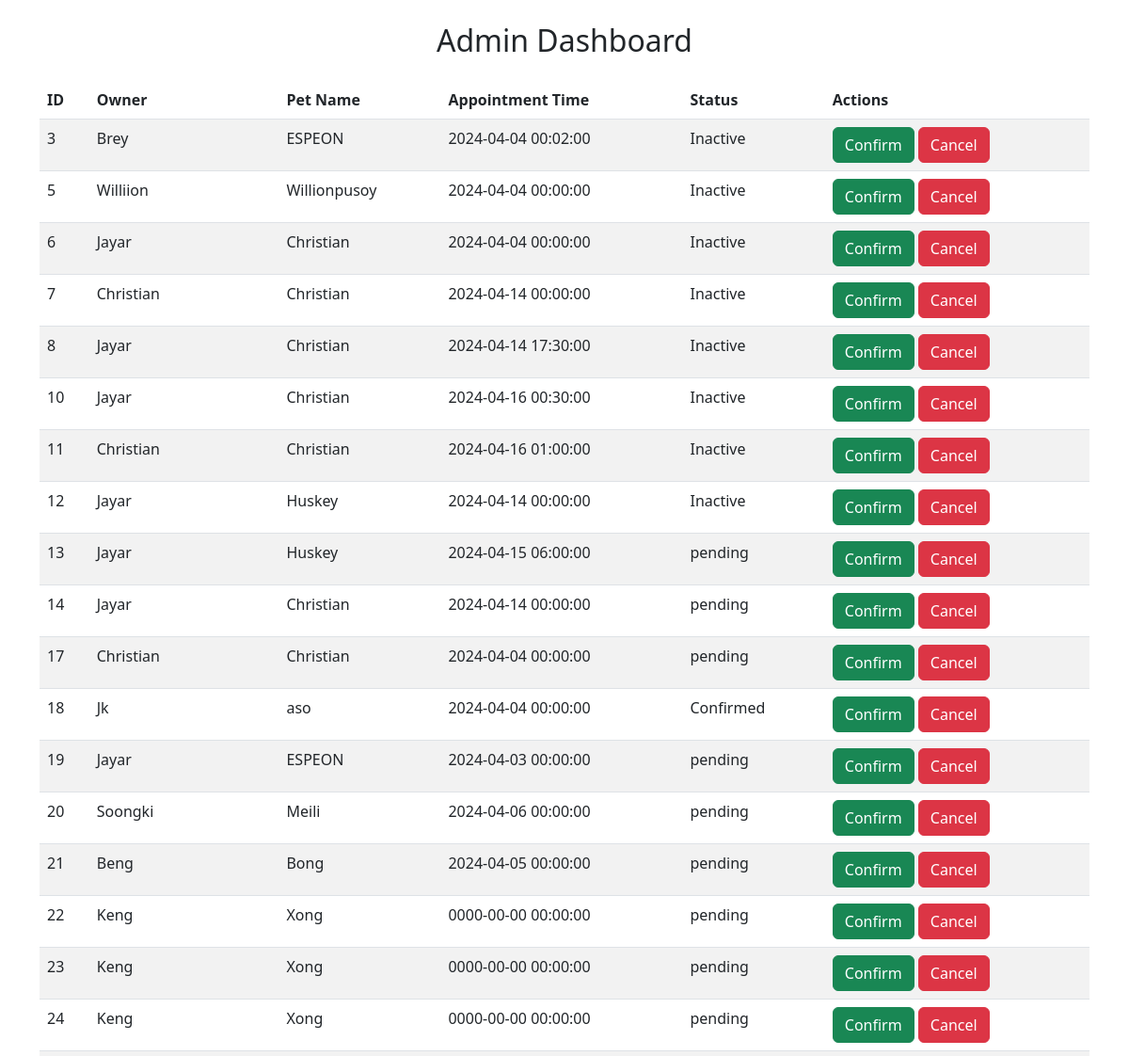
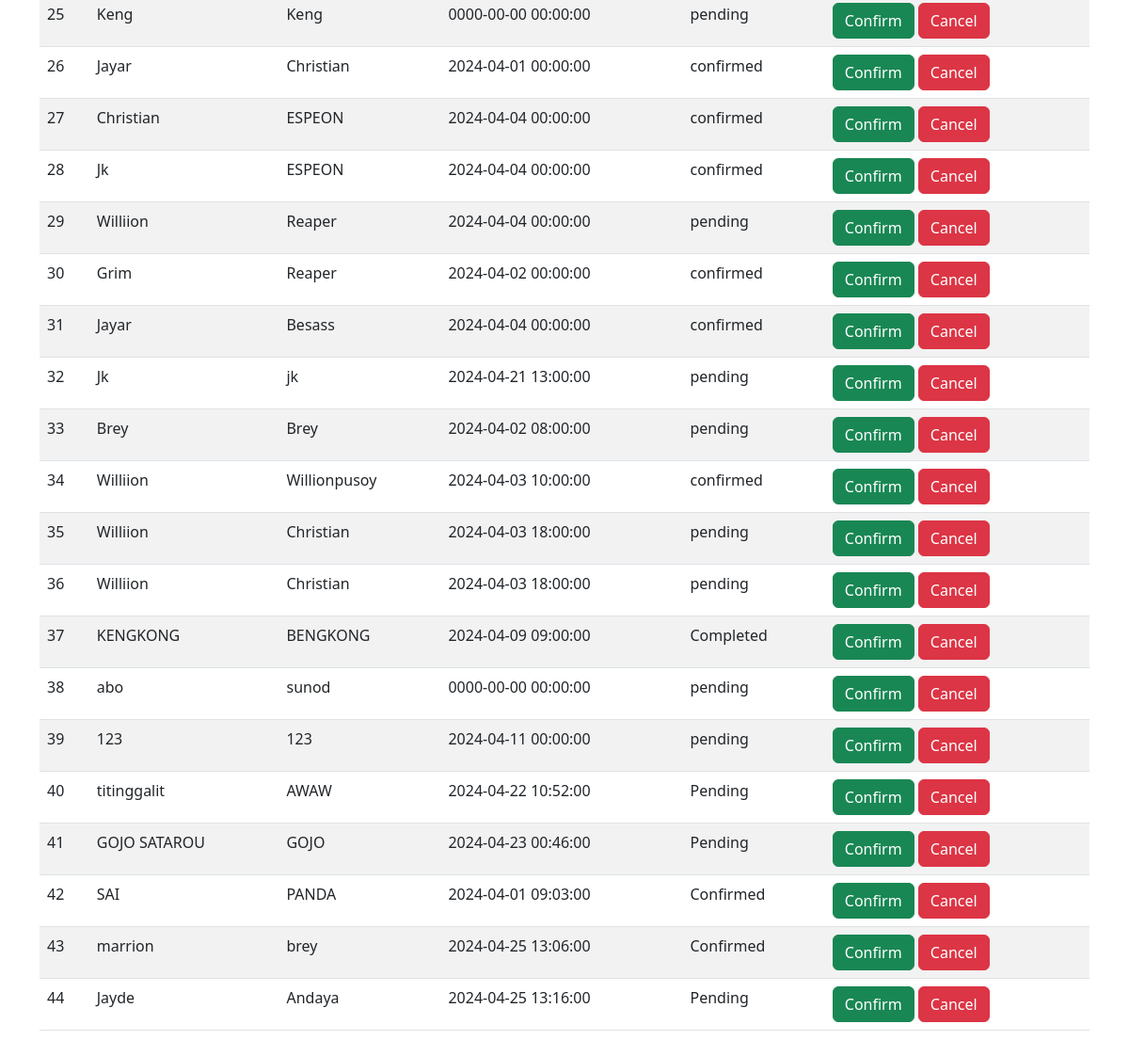
The page /calendar/appointmentlist.php on the database its author committed (2 pictures, top to bottom).
### tables this page shows
CREATE TABLE `appointments` (
  `id` int(11) NOT NULL,
  `owner_name` varchar(255) NOT NULL,
  `pet_name` varchar(255) NOT NULL,
  `appointment_type` varchar(100) NOT NULL,
  `appointment_time` datetime NOT NULL,
  `contact_info` varchar(255) NOT NULL,
  `status` varchar(100) NOT NULL
);

### calendar/appointmentlist.php (the view, shortened to what this page needs)
<?php
require '../calendar/db_connection.php';
$stmt = $conn->prepare("SELECT * FROM appointments");
$stmt->execute();
$appointments = $stmt->fetchAll(PDO::FETCH_ASSOC);
?>
<!DOCTYPE html>
<html lang="en">
<head>
    <link href="https://cdnjs.cloudflare.com/ajax/libs/bootstrap/5.3.0/css/bootstrap.min.css" rel="stylesheet">
</head>
<body>
    <div class="container py-4">
        <h2 class="text-center mb-4">Admin Dashboard</h2>
        <table class="table table-striped">
            <thead>
                <tr>
                    <th>ID</th>
                    <th>Owner</th>
                    <th>Pet Name</th>
                    <th>Appointment Time</th>
                    <th>Status</th>
                    <th>Actions</th>
                </tr>
            </thead>
            <tbody>
                <?php foreach ($appointments as $appointment): ?>
                <tr>
                    <td><?php echo htmlspecialchars($appointment['id']); ?></td>
                    <td><?php echo htmlspecialchars($appointment['owner_name']); ?></td>
                    <td><?php echo htmlspecialchars($appointment['pet_name']); ?></td>
                    <td><?php echo htmlspecialchars($appointment['appointment_time']); ?></td>
                    <td><?php echo htmlspecialchars($appointment['status']); ?></td>
                    <td>
                        <form method="POST">
                            <button type="submit" name="update" class="btn btn-success" onclick="this.form.new_status.value='confirmed';">Confirm</button>
                            <button type="submit" name="update" class="btn btn-danger" onclick="this.form.new_status.value='cancelled';">Cancel</button>
                        </form>
                    </td>
                </tr>
                <?php endforeach; ?>
            </tbody>
        </table>
    </div>
</body>
</html>

### rows shown on the page
appointments: id "3", owner_name "Brey", pet_name "ESPEON", appointment_time "2024-04-04 00:02:00", status "Inactive"
appointments: id "5", owner_name "Williion", pet_name "Willionpusoy", appointment_time "2024-04-04 00:00:00", status "Inactive"
appointments: id "6", owner_name "Jayar", pet_name "Christian", appointment_time "2024-04-04 00:00:00", status "Inactive"
appointments: id "7", owner_name "Christian", pet_name "Christian", appointment_time "2024-04-14 00:00:00", status "Inactive"
appointments: id "8", owner_name "Jayar", pet_name "Christian", appointment_time "2024-04-14 17:30:00", status "Inactive"
appointments: id "10", owner_name "Jayar", pet_name "Christian", appointment_time "2024-04-16 00:30:00", status "Inactive"
appointments: id "11", owner_name "Christian", pet_name "Christian", appointment_time "2024-04-16 01:00:00", status "Inactive"
appointments: id "12", owner_name "Jayar", pet_name "Huskey", appointment_time "2024-04-14 00:00:00", status "Inactive"
appointments: id "13", owner_name "Jayar", pet_name "Huskey", appointment_time "2024-04-15 06:00:00", status "pending"
appointments: id "14", owner_name "Jayar", pet_name "Christian", appointment_time "2024-04-14 00:00:00", status "pending"
appointments: id "17", owner_name "Christian", pet_name "Christian", appointment_time "2024-04-04 00:00:00", status "pending"
appointments: id "18", owner_name "Jk", pet_name "aso", appointment_time "2024-04-04 00:00:00", status "Confirmed"
appointments: id "19", owner_name "Jayar", pet_name "ESPEON", appointment_time "2024-04-03 00:00:00", status "pending"
appointments: id "20", owner_name "Soongki", pet_name "Meili", appointment_time "2024-04-06 00:00:00", status "pending"
appointments: id "21", owner_name "Beng", pet_name "Bong", appointment_time "2024-04-05 00:00:00", status "pending"
appointments: id "22", owner_name "Keng", pet_name "Xong", appointment_time "0000-00-00 00:00:00", status "pending"
appointments: id "23", owner_name "Keng", pet_name "Xong", appointment_time "0000-00-00 00:00:00", status "pending"
appointments: id "24", owner_name "Keng", pet_name "Xong", appointment_time "0000-00-00 00:00:00", status "pending"
appointments: id "25", owner_name "Keng", pet_name "Keng", appointment_time "0000-00-00 00:00:00", status "pending"
appointments: id "26", owner_name "Jayar", pet_name "Christian", appointment_time "2024-04-01 00:00:00", status "confirmed"
appointments: id "27", owner_name "Christian", pet_name "ESPEON", appointment_time "2024-04-04 00:00:00", status "confirmed"
appointments: id "28", owner_name "Jk", pet_name "ESPEON", appointment_time "2024-04-04 00:00:00", status "confirmed"
appointments: id "29", owner_name "Williion", pet_name "Reaper", appointment_time "2024-04-04 00:00:00", status "pending"
appointments: id "30", owner_name "Grim", pet_name "Reaper", appointment_time "2024-04-02 00:00:00", status "confirmed"
appointments: id "31", owner_name "Jayar", pet_name "Besass", appointment_time "2024-04-04 00:00:00", status "confirmed"
appointments: id "32", owner_name "Jk", pet_name "jk", appointment_time "2024-04-21 13:00:00", status "pending"
appointments: id "33", owner_name "Brey", pet_name "Brey", appointment_time "2024-04-02 08:00:00", status "pending"
appointments: id "34", owner_name "Williion", pet_name "Willionpusoy", appointment_time "2024-04-03 10:00:00", status "confirmed"
appointments: id "35", owner_name "Williion", pet_name "Christian", appointment_time "2024-04-03 18:00:00", status "pending"
appointments: id "36", owner_name "Williion", pet_name "Christian", appointment_time "2024-04-03 18:00:00", status "pending"
appointments: id "37", owner_name "KENGKONG", pet_name "BENGKONG", appointment_time "2024-04-09 09:00:00", status "Completed"
appointments: id "38", owner_name "abo", pet_name "sunod", appointment_time "0000-00-00 00:00:00", status "pending"
appointments: id "39", owner_name "123", pet_name "123", appointment_time "2024-04-11 00:00:00", status "pending"
appointments: id "40", owner_name "titinggalit", pet_name "AWAW", appointment_time "2024-04-22 10:52:00", status "Pending"
appointments: id "41", owner_name "GOJO SATAROU", pet_name "GOJO", appointment_time "2024-04-23 00:46:00", status "Pending"
appointments: id "42", owner_name "SAI", pet_name "PANDA", appointment_time "2024-04-01 09:03:00", status "Confirmed"
appointments: id "43", owner_name "marrion", pet_name "brey", appointment_time "2024-04-25 13:06:00", status "Confirmed"
appointments: id "44", owner_name "Jayde", pet_name "Andaya", appointment_time "2024-04-25 13:16:00", status "Pending"
